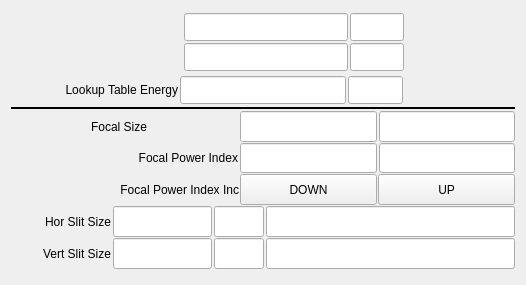
<?xml version="1.0" encoding="UTF-8"?>
<ui version="4.0">
 <class>Form</class>
 <widget class="QWidget" name="Form">
  <property name="geometry">
   <rect>
    <x>0</x>
    <y>0</y>
    <width>526</width>
    <height>285</height>
   </rect>
  </property>
  <property name="windowTitle">
   <string>Form</string>
  </property>
  <layout class="QVBoxLayout" name="verticalLayout_3">
   <item>
    <layout class="QVBoxLayout" name="verticalLayout" stretch="2,1,1,1,1,1,1,1">
     <property name="spacing">
      <number>1</number>
     </property>
     <property name="topMargin">
      <number>0</number>
     </property>
     <property name="bottomMargin">
      <number>5</number>
     </property>
     <item>
      <layout class="QHBoxLayout" name="horizontalLayout_3" stretch="4,1,10">
       <property name="spacing">
        <number>2</number>
       </property>
       <item>
        <widget class="caChoice" name="caChoice_0">
         <property name="channel" stdset="0">
          <string notr="true">$(P)$(CRL):EnergySelect</string>
         </property>
         <property name="foreground">
          <color>
           <red>0</red>
           <green>0</green>
           <blue>0</blue>
          </color>
         </property>
         <property name="background">
          <color>
           <red>115</red>
           <green>223</green>
           <blue>255</blue>
          </color>
         </property>
         <property name="colorMode">
          <enum>caChoice::Static</enum>
         </property>
         <property name="endBit">
          <number>1</number>
         </property>
        </widget>
       </item>
       <item>
        <layout class="QVBoxLayout" name="verticalLayout_2">
         <property name="margin">
          <number>5</number>
         </property>
         <item>
          <widget class="caGraphics" name="caRectangle_1">
           <property name="foreground">
            <color>
             <red>0</red>
             <green>216</green>
             <blue>0</blue>
            </color>
           </property>
           <property name="linestyle" stdset="0">
            <enum>caGraphics::Solid</enum>
           </property>
           <property name="fillstyle" stdset="0">
            <enum>caGraphics::Filled</enum>
           </property>
           <property name="lineColor">
            <color>
             <red>0</red>
             <green>216</green>
             <blue>0</blue>
            </color>
           </property>
           <property name="visibility">
            <enum>caGraphics::IfZero</enum>
           </property>
           <property name="channel" stdset="0">
            <string notr="true">$(P)$(CRL):EnergySelect</string>
           </property>
           <property name="form">
            <enum>caGraphics::Rectangle</enum>
           </property>
          </widget>
         </item>
         <item>
          <widget class="caGraphics" name="caRectangle_2">
           <property name="foreground">
            <color>
             <red>0</red>
             <green>216</green>
             <blue>0</blue>
            </color>
           </property>
           <property name="linestyle" stdset="0">
            <enum>caGraphics::Solid</enum>
           </property>
           <property name="fillstyle" stdset="0">
            <enum>caGraphics::Filled</enum>
           </property>
           <property name="lineColor">
            <color>
             <red>0</red>
             <green>216</green>
             <blue>0</blue>
            </color>
           </property>
           <property name="visibility">
            <enum>caGraphics::IfNotZero</enum>
           </property>
           <property name="channel" stdset="0">
            <string notr="true">$(P)$(CRL):EnergySelect</string>
           </property>
           <property name="form">
            <enum>caGraphics::Rectangle</enum>
           </property>
          </widget>
         </item>
        </layout>
       </item>
       <item>
        <layout class="QGridLayout" name="gridLayout_3" columnstretch="3,1,2" rowminimumheight="1,1">
         <property name="margin">
          <number>2</number>
         </property>
         <property name="spacing">
          <number>2</number>
         </property>
         <item row="1" column="0">
          <widget class="caTextEntry" name="catextentry_17">
           <property name="sizePolicy">
            <sizepolicy hsizetype="Expanding" vsizetype="Expanding">
             <horstretch>0</horstretch>
             <verstretch>0</verstretch>
            </sizepolicy>
           </property>
           <property name="alignment">
            <set>Qt::AlignRight|Qt::AlignTrailing|Qt::AlignVCenter</set>
           </property>
           <property name="channel" stdset="0">
            <string notr="true">$(P)$(CRL):EnergyLocal</string>
           </property>
           <property name="background">
            <color>
             <red>115</red>
             <green>223</green>
             <blue>255</blue>
            </color>
           </property>
           <property name="colorMode">
            <enum>caLineEdit::Static</enum>
           </property>
           <property name="precision">
            <number>3</number>
           </property>
          </widget>
         </item>
         <item row="1" column="1">
          <widget class="caLineEdit" name="caLineEdit_19">
           <property name="sizePolicy">
            <sizepolicy hsizetype="Expanding" vsizetype="Expanding">
             <horstretch>0</horstretch>
             <verstretch>0</verstretch>
            </sizepolicy>
           </property>
           <property name="font">
            <font>
             <pointsize>13</pointsize>
            </font>
           </property>
           <property name="text">
            <string/>
           </property>
           <property name="alignment">
            <set>Qt::AlignAbsolute|Qt::AlignLeading|Qt::AlignLeft|Qt::AlignVCenter</set>
           </property>
           <property name="channel" stdset="0">
            <string notr="true">$(P)$(CRL):EnergyLocal.EGU</string>
           </property>
           <property name="foreground">
            <color>
             <red>10</red>
             <green>0</green>
             <blue>184</blue>
            </color>
           </property>
           <property name="background">
            <color>
             <red>200</red>
             <green>200</green>
             <blue>200</blue>
            </color>
           </property>
           <property name="colorMode">
            <enum>caLineEdit::Static</enum>
           </property>
           <property name="fontScaleMode" stdset="0">
            <enum>caLineEdit::None</enum>
           </property>
          </widget>
         </item>
         <item row="0" column="1">
          <widget class="caLineEdit" name="caLineEdit_11">
           <property name="sizePolicy">
            <sizepolicy hsizetype="Expanding" vsizetype="Expanding">
             <horstretch>0</horstretch>
             <verstretch>0</verstretch>
            </sizepolicy>
           </property>
           <property name="font">
            <font>
             <pointsize>13</pointsize>
            </font>
           </property>
           <property name="text">
            <string/>
           </property>
           <property name="alignment">
            <set>Qt::AlignAbsolute|Qt::AlignLeading|Qt::AlignLeft|Qt::AlignVCenter</set>
           </property>
           <property name="channel" stdset="0">
            <string notr="true">$(P)$(CRL):EnergyBeamline.EGU</string>
           </property>
           <property name="foreground">
            <color>
             <red>10</red>
             <green>0</green>
             <blue>184</blue>
            </color>
           </property>
           <property name="background">
            <color>
             <red>200</red>
             <green>200</green>
             <blue>200</blue>
            </color>
           </property>
           <property name="colorMode">
            <enum>caLineEdit::Static</enum>
           </property>
           <property name="fontScaleMode" stdset="0">
            <enum>caLineEdit::None</enum>
           </property>
          </widget>
         </item>
         <item row="0" column="0">
          <widget class="caLineEdit" name="caLineEdit_16">
           <property name="sizePolicy">
            <sizepolicy hsizetype="Expanding" vsizetype="Expanding">
             <horstretch>0</horstretch>
             <verstretch>0</verstretch>
            </sizepolicy>
           </property>
           <property name="font">
            <font>
             <pointsize>13</pointsize>
            </font>
           </property>
           <property name="text">
            <string/>
           </property>
           <property name="alignment">
            <set>Qt::AlignRight|Qt::AlignTrailing|Qt::AlignVCenter</set>
           </property>
           <property name="channel" stdset="0">
            <string notr="true">$(P)$(CRL):EnergyBeamline</string>
           </property>
           <property name="foreground">
            <color>
             <red>10</red>
             <green>0</green>
             <blue>184</blue>
            </color>
           </property>
           <property name="background">
            <color>
             <red>200</red>
             <green>200</green>
             <blue>200</blue>
            </color>
           </property>
           <property name="colorMode">
            <enum>caLineEdit::Static</enum>
           </property>
           <property name="precision">
            <number>3</number>
           </property>
           <property name="fontScaleMode" stdset="0">
            <enum>caLineEdit::None</enum>
           </property>
          </widget>
         </item>
         <item row="0" column="2">
          <spacer name="horizontalSpacer_8">
           <property name="orientation">
            <enum>Qt::Horizontal</enum>
           </property>
           <property name="sizeHint" stdset="0">
            <size>
             <width>40</width>
             <height>20</height>
            </size>
           </property>
          </spacer>
         </item>
        </layout>
       </item>
      </layout>
     </item>
     <item>
      <layout class="QHBoxLayout" name="horizontalLayout_2" stretch="1,5,6,2,4">
       <property name="spacing">
        <number>2</number>
       </property>
       <property name="margin">
        <number>2</number>
       </property>
       <item>
        <spacer name="horizontalSpacer_7">
         <property name="orientation">
          <enum>Qt::Horizontal</enum>
         </property>
         <property name="sizeHint" stdset="0">
          <size>
           <width>40</width>
           <height>20</height>
          </size>
         </property>
        </spacer>
       </item>
       <item>
        <widget class="caLabel" name="calabel_19">
         <property name="text">
          <string>Lookup Table Energy</string>
         </property>
         <property name="alignment">
          <set>Qt::AlignRight|Qt::AlignTrailing|Qt::AlignVCenter</set>
         </property>
         <property name="fontScaleMode">
          <enum>ESimpleLabel::WidthAndHeight</enum>
         </property>
        </widget>
       </item>
       <item>
        <widget class="caLineEdit" name="caLineEdit_13">
         <property name="sizePolicy">
          <sizepolicy hsizetype="Expanding" vsizetype="Expanding">
           <horstretch>0</horstretch>
           <verstretch>0</verstretch>
          </sizepolicy>
         </property>
         <property name="font">
          <font>
           <pointsize>13</pointsize>
          </font>
         </property>
         <property name="text">
          <string/>
         </property>
         <property name="alignment">
          <set>Qt::AlignRight|Qt::AlignTrailing|Qt::AlignVCenter</set>
         </property>
         <property name="channel" stdset="0">
          <string notr="true">$(P)$(CRL):energy_RBV</string>
         </property>
         <property name="foreground">
          <color>
           <red>10</red>
           <green>0</green>
           <blue>184</blue>
          </color>
         </property>
         <property name="background">
          <color>
           <red>200</red>
           <green>200</green>
           <blue>200</blue>
          </color>
         </property>
         <property name="colorMode">
          <enum>caLineEdit::Static</enum>
         </property>
         <property name="precision">
          <number>3</number>
         </property>
         <property name="fontScaleMode" stdset="0">
          <enum>caLineEdit::None</enum>
         </property>
        </widget>
       </item>
       <item>
        <widget class="caLineEdit" name="caLineEdit_10">
         <property name="sizePolicy">
          <sizepolicy hsizetype="Expanding" vsizetype="Expanding">
           <horstretch>0</horstretch>
           <verstretch>0</verstretch>
          </sizepolicy>
         </property>
         <property name="font">
          <font>
           <pointsize>13</pointsize>
          </font>
         </property>
         <property name="text">
          <string/>
         </property>
         <property name="alignment">
          <set>Qt::AlignAbsolute|Qt::AlignLeading|Qt::AlignLeft|Qt::AlignVCenter</set>
         </property>
         <property name="channel" stdset="0">
          <string notr="true">$(P)$(CRL):energy.EGU</string>
         </property>
         <property name="foreground">
          <color>
           <red>10</red>
           <green>0</green>
           <blue>184</blue>
          </color>
         </property>
         <property name="background">
          <color>
           <red>200</red>
           <green>200</green>
           <blue>200</blue>
          </color>
         </property>
         <property name="colorMode">
          <enum>caLineEdit::Static</enum>
         </property>
         <property name="fontScaleMode" stdset="0">
          <enum>caLineEdit::None</enum>
         </property>
        </widget>
       </item>
       <item>
        <spacer name="horizontalSpacer_9">
         <property name="orientation">
          <enum>Qt::Horizontal</enum>
         </property>
         <property name="sizeHint" stdset="0">
          <size>
           <width>40</width>
           <height>20</height>
          </size>
         </property>
        </spacer>
       </item>
      </layout>
     </item>
     <item>
      <widget class="Line" name="line_2">
       <property name="frameShadow">
        <enum>QFrame::Plain</enum>
       </property>
       <property name="lineWidth">
        <number>2</number>
       </property>
       <property name="orientation">
        <enum>Qt::Horizontal</enum>
       </property>
      </widget>
     </item>
     <item>
      <layout class="QHBoxLayout" name="horizontalLayout_4" stretch="3,2,3,3">
       <property name="spacing">
        <number>2</number>
       </property>
       <property name="rightMargin">
        <number>0</number>
       </property>
       <item>
        <widget class="caLabel" name="calabel_21">
         <property name="text">
          <string>Focal Size</string>
         </property>
         <property name="alignment">
          <set>Qt::AlignRight|Qt::AlignTrailing|Qt::AlignVCenter</set>
         </property>
         <property name="fontScaleMode">
          <enum>ESimpleLabel::WidthAndHeight</enum>
         </property>
        </widget>
       </item>
       <item>
        <spacer name="horizontalSpacer_3">
         <property name="orientation">
          <enum>Qt::Horizontal</enum>
         </property>
         <property name="sizeType">
          <enum>QSizePolicy::Preferred</enum>
         </property>
         <property name="sizeHint" stdset="0">
          <size>
           <width>40</width>
           <height>20</height>
          </size>
         </property>
        </spacer>
       </item>
       <item>
        <widget class="caTextEntry" name="catextentry_15">
         <property name="sizePolicy">
          <sizepolicy hsizetype="Preferred" vsizetype="Expanding">
           <horstretch>0</horstretch>
           <verstretch>0</verstretch>
          </sizepolicy>
         </property>
         <property name="alignment">
          <set>Qt::AlignRight|Qt::AlignTrailing|Qt::AlignVCenter</set>
         </property>
         <property name="channel" stdset="0">
          <string notr="true">$(P)$(CRL):focalSize</string>
         </property>
         <property name="background">
          <color>
           <red>115</red>
           <green>223</green>
           <blue>255</blue>
          </color>
         </property>
         <property name="colorMode">
          <enum>caLineEdit::Static</enum>
         </property>
         <property name="precision">
          <number>3</number>
         </property>
         <property name="precisionMode">
          <enum>caLineEdit::User</enum>
         </property>
         <property name="formatType">
          <enum>caLineEdit::compact</enum>
         </property>
        </widget>
       </item>
       <item>
        <widget class="caLineEdit" name="caLineEdit_15">
         <property name="sizePolicy">
          <sizepolicy hsizetype="Preferred" vsizetype="Expanding">
           <horstretch>0</horstretch>
           <verstretch>0</verstretch>
          </sizepolicy>
         </property>
         <property name="font">
          <font>
           <pointsize>13</pointsize>
          </font>
         </property>
         <property name="text">
          <string/>
         </property>
         <property name="alignment">
          <set>Qt::AlignRight|Qt::AlignTrailing|Qt::AlignVCenter</set>
         </property>
         <property name="channel" stdset="0">
          <string notr="true">$(P)$(CRL):fSize_actual</string>
         </property>
         <property name="foreground">
          <color>
           <red>10</red>
           <green>0</green>
           <blue>184</blue>
          </color>
         </property>
         <property name="background">
          <color>
           <red>200</red>
           <green>200</green>
           <blue>200</blue>
          </color>
         </property>
         <property name="colorMode">
          <enum>caLineEdit::Static</enum>
         </property>
         <property name="precision">
          <number>6</number>
         </property>
         <property name="precisionMode">
          <enum>caLineEdit::Channel</enum>
         </property>
         <property name="fontScaleMode" stdset="0">
          <enum>caLineEdit::None</enum>
         </property>
         <property name="formatType">
          <enum>caLineEdit::engr_notation</enum>
         </property>
        </widget>
       </item>
      </layout>
     </item>
     <item>
      <layout class="QHBoxLayout" name="horizontalLayout_5" stretch="5,3,3">
       <property name="spacing">
        <number>2</number>
       </property>
       <property name="rightMargin">
        <number>0</number>
       </property>
       <item>
        <widget class="caLabel" name="calabel_28">
         <property name="text">
          <string>Focal Power Index</string>
         </property>
         <property name="alignment">
          <set>Qt::AlignRight|Qt::AlignTrailing|Qt::AlignVCenter</set>
         </property>
         <property name="fontScaleMode">
          <enum>ESimpleLabel::WidthAndHeight</enum>
         </property>
        </widget>
       </item>
       <item>
        <widget class="caTextEntry" name="catextentry_16">
         <property name="sizePolicy">
          <sizepolicy hsizetype="Preferred" vsizetype="Expanding">
           <horstretch>0</horstretch>
           <verstretch>0</verstretch>
          </sizepolicy>
         </property>
         <property name="alignment">
          <set>Qt::AlignRight|Qt::AlignTrailing|Qt::AlignVCenter</set>
         </property>
         <property name="channel" stdset="0">
          <string notr="true">$(P)$(CRL):1:sortedIndex</string>
         </property>
         <property name="background">
          <color>
           <red>115</red>
           <green>223</green>
           <blue>255</blue>
          </color>
         </property>
         <property name="colorMode">
          <enum>caLineEdit::Static</enum>
         </property>
         <property name="precision">
          <number>0</number>
         </property>
         <property name="precisionMode">
          <enum>caLineEdit::User</enum>
         </property>
         <property name="formatType">
          <enum>caLineEdit::decimal</enum>
         </property>
        </widget>
       </item>
       <item>
        <widget class="caLineEdit" name="caLineEdit_18">
         <property name="sizePolicy">
          <sizepolicy hsizetype="Preferred" vsizetype="Expanding">
           <horstretch>0</horstretch>
           <verstretch>0</verstretch>
          </sizepolicy>
         </property>
         <property name="font">
          <font>
           <pointsize>13</pointsize>
          </font>
         </property>
         <property name="text">
          <string/>
         </property>
         <property name="alignment">
          <set>Qt::AlignRight|Qt::AlignTrailing|Qt::AlignVCenter</set>
         </property>
         <property name="channel" stdset="0">
          <string notr="true">$(P)$(CRL):1:sortedIndex_RBV</string>
         </property>
         <property name="foreground">
          <color>
           <red>10</red>
           <green>0</green>
           <blue>184</blue>
          </color>
         </property>
         <property name="background">
          <color>
           <red>200</red>
           <green>200</green>
           <blue>200</blue>
          </color>
         </property>
         <property name="colorMode">
          <enum>caLineEdit::Static</enum>
         </property>
         <property name="precision">
          <number>0</number>
         </property>
         <property name="precisionMode">
          <enum>caLineEdit::User</enum>
         </property>
         <property name="fontScaleMode" stdset="0">
          <enum>caLineEdit::None</enum>
         </property>
         <property name="formatType">
          <enum>caLineEdit::compact</enum>
         </property>
        </widget>
       </item>
      </layout>
     </item>
     <item>
      <layout class="QHBoxLayout" name="horizontalLayout_10" stretch="5,3,3">
       <property name="leftMargin">
        <number>0</number>
       </property>
       <property name="rightMargin">
        <number>0</number>
       </property>
       <item>
        <widget class="caLabel" name="calabel_29">
         <property name="text">
          <string>Focal Power Index Inc</string>
         </property>
         <property name="scaledContents">
          <bool>true</bool>
         </property>
         <property name="alignment">
          <set>Qt::AlignRight|Qt::AlignTrailing|Qt::AlignVCenter</set>
         </property>
         <property name="fontScaleMode">
          <enum>ESimpleLabel::WidthAndHeight</enum>
         </property>
        </widget>
       </item>
       <item>
        <widget class="caMessageButton" name="camessagebutton">
         <property name="sizePolicy">
          <sizepolicy hsizetype="Minimum" vsizetype="Expanding">
           <horstretch>0</horstretch>
           <verstretch>0</verstretch>
          </sizepolicy>
         </property>
         <property name="text">
          <string>DOWN</string>
         </property>
         <property name="channel" stdset="0">
          <string notr="true">$(P)$(CRL):1:fSize_twk_dn.PROC</string>
         </property>
         <property name="background">
          <color>
           <red>115</red>
           <green>223</green>
           <blue>255</blue>
          </color>
         </property>
         <property name="pressMessage">
          <string notr="true">1</string>
         </property>
        </widget>
       </item>
       <item>
        <widget class="caMessageButton" name="camessagebutton_2">
         <property name="sizePolicy">
          <sizepolicy hsizetype="Minimum" vsizetype="Expanding">
           <horstretch>0</horstretch>
           <verstretch>0</verstretch>
          </sizepolicy>
         </property>
         <property name="text">
          <string> UP </string>
         </property>
         <property name="channel" stdset="0">
          <string notr="true">$(P)$(CRL):1:fSize_twk_up.PROC</string>
         </property>
         <property name="background">
          <color>
           <red>115</red>
           <green>223</green>
           <blue>255</blue>
          </color>
         </property>
         <property name="pressMessage">
          <string notr="true">1</string>
         </property>
        </widget>
       </item>
      </layout>
     </item>
     <item>
      <layout class="QHBoxLayout" name="horizontalLayout_8" stretch="2,2,1,5">
       <property name="spacing">
        <number>2</number>
       </property>
       <property name="rightMargin">
        <number>0</number>
       </property>
       <item>
        <widget class="caLabel" name="calabel_32">
         <property name="text">
          <string>Hor Slit Size</string>
         </property>
         <property name="alignment">
          <set>Qt::AlignRight|Qt::AlignTrailing|Qt::AlignVCenter</set>
         </property>
         <property name="fontScaleMode">
          <enum>ESimpleLabel::WidthAndHeight</enum>
         </property>
        </widget>
       </item>
       <item>
        <widget class="caLineEdit" name="caLineEdit_25">
         <property name="sizePolicy">
          <sizepolicy hsizetype="Preferred" vsizetype="Expanding">
           <horstretch>0</horstretch>
           <verstretch>0</verstretch>
          </sizepolicy>
         </property>
         <property name="font">
          <font>
           <pointsize>13</pointsize>
          </font>
         </property>
         <property name="text">
          <string/>
         </property>
         <property name="alignment">
          <set>Qt::AlignRight|Qt::AlignTrailing|Qt::AlignVCenter</set>
         </property>
         <property name="channel" stdset="0">
          <string notr="true">$(P)$(CRL):1:slitSize_H_RBV</string>
         </property>
         <property name="foreground">
          <color>
           <red>10</red>
           <green>0</green>
           <blue>184</blue>
          </color>
         </property>
         <property name="background">
          <color>
           <red>200</red>
           <green>200</green>
           <blue>200</blue>
          </color>
         </property>
         <property name="colorMode">
          <enum>caLineEdit::Static</enum>
         </property>
         <property name="precision">
          <number>6</number>
         </property>
         <property name="precisionMode">
          <enum>caLineEdit::Channel</enum>
         </property>
         <property name="fontScaleMode" stdset="0">
          <enum>caLineEdit::None</enum>
         </property>
         <property name="formatType">
          <enum>caLineEdit::decimal</enum>
         </property>
        </widget>
       </item>
       <item>
        <widget class="caLineEdit" name="caLineEdit_24">
         <property name="sizePolicy">
          <sizepolicy hsizetype="Preferred" vsizetype="Expanding">
           <horstretch>0</horstretch>
           <verstretch>0</verstretch>
          </sizepolicy>
         </property>
         <property name="font">
          <font>
           <pointsize>13</pointsize>
          </font>
         </property>
         <property name="text">
          <string/>
         </property>
         <property name="alignment">
          <set>Qt::AlignRight|Qt::AlignTrailing|Qt::AlignVCenter</set>
         </property>
         <property name="channel" stdset="0">
          <string notr="true">$(P)$(CRL):1:slitSize_H_RBV.EGU</string>
         </property>
         <property name="foreground">
          <color>
           <red>10</red>
           <green>0</green>
           <blue>184</blue>
          </color>
         </property>
         <property name="background">
          <color>
           <red>200</red>
           <green>200</green>
           <blue>200</blue>
          </color>
         </property>
         <property name="colorMode">
          <enum>caLineEdit::Static</enum>
         </property>
         <property name="precision">
          <number>0</number>
         </property>
         <property name="precisionMode">
          <enum>caLineEdit::User</enum>
         </property>
         <property name="fontScaleMode" stdset="0">
          <enum>caLineEdit::None</enum>
         </property>
         <property name="formatType">
          <enum>caLineEdit::decimal</enum>
         </property>
        </widget>
       </item>
       <item>
        <widget class="caLineEdit" name="caLineEdit_22">
         <property name="sizePolicy">
          <sizepolicy hsizetype="Preferred" vsizetype="Expanding">
           <horstretch>0</horstretch>
           <verstretch>0</verstretch>
          </sizepolicy>
         </property>
         <property name="font">
          <font>
           <pointsize>13</pointsize>
          </font>
         </property>
         <property name="text">
          <string/>
         </property>
         <property name="alignment">
          <set>Qt::AlignRight|Qt::AlignTrailing|Qt::AlignVCenter</set>
         </property>
         <property name="channel" stdset="0">
          <string notr="true">$(P)$(CRL):1:slitSize_H.DOL</string>
         </property>
         <property name="foreground">
          <color>
           <red>10</red>
           <green>0</green>
           <blue>184</blue>
          </color>
         </property>
         <property name="background">
          <color>
           <red>200</red>
           <green>200</green>
           <blue>200</blue>
          </color>
         </property>
         <property name="colorMode">
          <enum>caLineEdit::Static</enum>
         </property>
         <property name="precision">
          <number>0</number>
         </property>
         <property name="precisionMode">
          <enum>caLineEdit::User</enum>
         </property>
         <property name="fontScaleMode" stdset="0">
          <enum>caLineEdit::None</enum>
         </property>
         <property name="formatType">
          <enum>caLineEdit::decimal</enum>
         </property>
        </widget>
       </item>
      </layout>
     </item>
     <item>
      <layout class="QHBoxLayout" name="horizontalLayout_9" stretch="2,2,1,5">
       <property name="spacing">
        <number>2</number>
       </property>
       <property name="rightMargin">
        <number>0</number>
       </property>
       <item>
        <widget class="caLabel" name="calabel_33">
         <property name="text">
          <string>Vert Slit Size</string>
         </property>
         <property name="alignment">
          <set>Qt::AlignRight|Qt::AlignTrailing|Qt::AlignVCenter</set>
         </property>
         <property name="fontScaleMode">
          <enum>ESimpleLabel::WidthAndHeight</enum>
         </property>
        </widget>
       </item>
       <item>
        <widget class="caLineEdit" name="caLineEdit_27">
         <property name="sizePolicy">
          <sizepolicy hsizetype="Preferred" vsizetype="Expanding">
           <horstretch>0</horstretch>
           <verstretch>0</verstretch>
          </sizepolicy>
         </property>
         <property name="font">
          <font>
           <pointsize>13</pointsize>
          </font>
         </property>
         <property name="text">
          <string/>
         </property>
         <property name="alignment">
          <set>Qt::AlignRight|Qt::AlignTrailing|Qt::AlignVCenter</set>
         </property>
         <property name="channel" stdset="0">
          <string notr="true">$(P)$(CRL):1:slitSize_V_RBV</string>
         </property>
         <property name="foreground">
          <color>
           <red>10</red>
           <green>0</green>
           <blue>184</blue>
          </color>
         </property>
         <property name="background">
          <color>
           <red>200</red>
           <green>200</green>
           <blue>200</blue>
          </color>
         </property>
         <property name="colorMode">
          <enum>caLineEdit::Static</enum>
         </property>
         <property name="precision">
          <number>6</number>
         </property>
         <property name="precisionMode">
          <enum>caLineEdit::Channel</enum>
         </property>
         <property name="fontScaleMode" stdset="0">
          <enum>caLineEdit::None</enum>
         </property>
         <property name="formatType">
          <enum>caLineEdit::decimal</enum>
         </property>
        </widget>
       </item>
       <item>
        <widget class="caLineEdit" name="caLineEdit_26">
         <property name="sizePolicy">
          <sizepolicy hsizetype="Preferred" vsizetype="Expanding">
           <horstretch>0</horstretch>
           <verstretch>0</verstretch>
          </sizepolicy>
         </property>
         <property name="font">
          <font>
           <pointsize>13</pointsize>
          </font>
         </property>
         <property name="text">
          <string/>
         </property>
         <property name="alignment">
          <set>Qt::AlignRight|Qt::AlignTrailing|Qt::AlignVCenter</set>
         </property>
         <property name="channel" stdset="0">
          <string notr="true">$(P)$(CRL):1:slitSize_V_RBV.EGU</string>
         </property>
         <property name="foreground">
          <color>
           <red>10</red>
           <green>0</green>
           <blue>184</blue>
          </color>
         </property>
         <property name="background">
          <color>
           <red>200</red>
           <green>200</green>
           <blue>200</blue>
          </color>
         </property>
         <property name="colorMode">
          <enum>caLineEdit::Static</enum>
         </property>
         <property name="precision">
          <number>0</number>
         </property>
         <property name="precisionMode">
          <enum>caLineEdit::User</enum>
         </property>
         <property name="fontScaleMode" stdset="0">
          <enum>caLineEdit::None</enum>
         </property>
         <property name="formatType">
          <enum>caLineEdit::decimal</enum>
         </property>
        </widget>
       </item>
       <item>
        <widget class="caLineEdit" name="caLineEdit_23">
         <property name="sizePolicy">
          <sizepolicy hsizetype="Preferred" vsizetype="Expanding">
           <horstretch>0</horstretch>
           <verstretch>0</verstretch>
          </sizepolicy>
         </property>
         <property name="font">
          <font>
           <pointsize>13</pointsize>
          </font>
         </property>
         <property name="text">
          <string/>
         </property>
         <property name="alignment">
          <set>Qt::AlignRight|Qt::AlignTrailing|Qt::AlignVCenter</set>
         </property>
         <property name="channel" stdset="0">
          <string notr="true">$(P)$(CRL):1:slitSize_V.DOL</string>
         </property>
         <property name="foreground">
          <color>
           <red>10</red>
           <green>0</green>
           <blue>184</blue>
          </color>
         </property>
         <property name="background">
          <color>
           <red>200</red>
           <green>200</green>
           <blue>200</blue>
          </color>
         </property>
         <property name="colorMode">
          <enum>caLineEdit::Static</enum>
         </property>
         <property name="precision">
          <number>0</number>
         </property>
         <property name="precisionMode">
          <enum>caLineEdit::User</enum>
         </property>
         <property name="fontScaleMode" stdset="0">
          <enum>caLineEdit::None</enum>
         </property>
         <property name="formatType">
          <enum>caLineEdit::decimal</enum>
         </property>
        </widget>
       </item>
      </layout>
     </item>
    </layout>
   </item>
  </layout>
 </widget>
 <customwidgets>
  <customwidget>
   <class>caChoice</class>
   <extends>QWidget</extends>
   <header>caChoice</header>
  </customwidget>
  <customwidget>
   <class>caTextEntry</class>
   <extends>caLineEdit</extends>
   <header>caTextEntry</header>
  </customwidget>
  <customwidget>
   <class>caMessageButton</class>
   <extends>QPushButton</extends>
   <header>caMessageButton</header>
  </customwidget>
  <customwidget>
   <class>caLabel</class>
   <extends>QLabel</extends>
   <header>caLabel</header>
  </customwidget>
  <customwidget>
   <class>caGraphics</class>
   <extends>QWidget</extends>
   <header>caGraphics</header>
  </customwidget>
  <customwidget>
   <class>caLineEdit</class>
   <extends>QLineEdit</extends>
   <header>caLineEdit</header>
  </customwidget>
 </customwidgets>
 <resources/>
 <connections/>
</ui>
